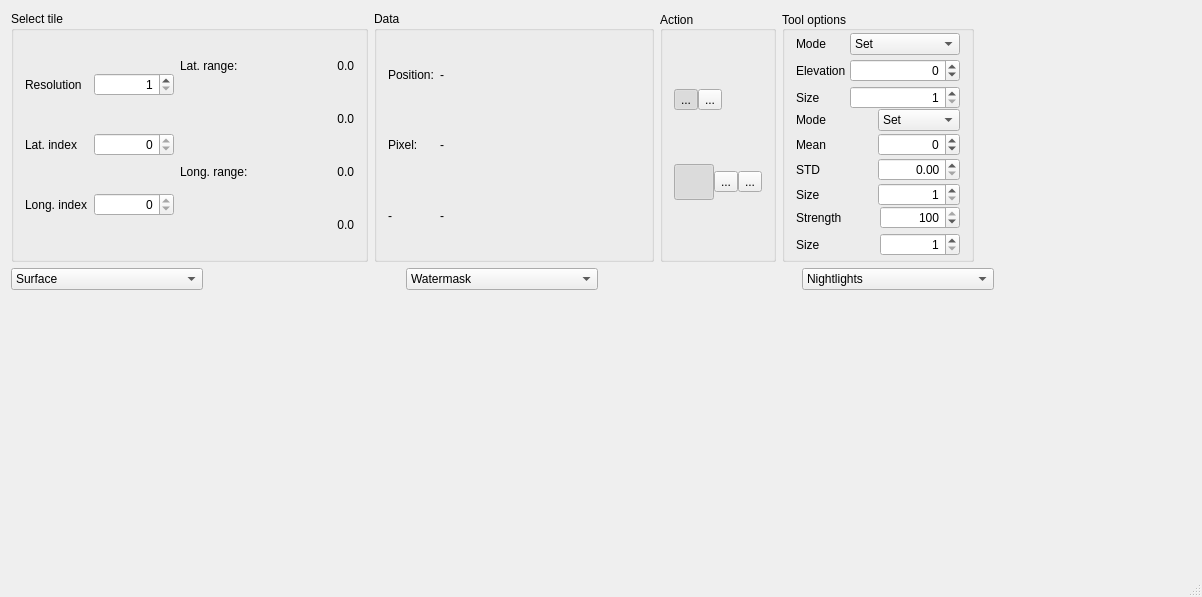
<?xml version="1.0" encoding="UTF-8"?>
<ui version="4.0">
 <class>tileedit</class>
 <widget class="QMainWindow" name="tileedit">
  <property name="geometry">
   <rect>
    <x>0</x>
    <y>0</y>
    <width>1202</width>
    <height>597</height>
   </rect>
  </property>
  <property name="windowTitle">
   <string>Orbiter tileedit</string>
  </property>
  <property name="windowIcon">
   <iconset resource="tileedit.qrc">
    <normaloff>:/tileedit/resources/appicon32.png</normaloff>:/tileedit/resources/appicon32.png</iconset>
  </property>
  <widget class="QWidget" name="centralWidget">
   <property name="sizePolicy">
    <sizepolicy hsizetype="Preferred" vsizetype="Preferred">
     <horstretch>0</horstretch>
     <verstretch>0</verstretch>
    </sizepolicy>
   </property>
   <layout class="QGridLayout" name="gridLayout_8">
    <item row="0" column="0">
     <layout class="QHBoxLayout" name="horizontalLayout" stretch="0,0,0,0,1">
      <item>
       <widget class="QGroupBox" name="groupBox">
        <property name="title">
         <string>Select tile</string>
        </property>
        <layout class="QHBoxLayout" name="horizontalLayout_2">
         <property name="spacing">
          <number>6</number>
         </property>
         <item>
          <layout class="QGridLayout" name="gridLayout_2">
           <property name="bottomMargin">
            <number>0</number>
           </property>
           <item row="1" column="0">
            <widget class="QLabel" name="label_5">
             <property name="text">
              <string>Lat. index</string>
             </property>
            </widget>
           </item>
           <item row="0" column="0">
            <widget class="QLabel" name="label_4">
             <property name="text">
              <string>Resolution</string>
             </property>
            </widget>
           </item>
           <item row="2" column="0">
            <widget class="QLabel" name="label_6">
             <property name="text">
              <string>Long. index</string>
             </property>
            </widget>
           </item>
           <item row="0" column="1">
            <widget class="QSpinBox" name="spinResolution">
             <property name="minimumSize">
              <size>
               <width>80</width>
               <height>0</height>
              </size>
             </property>
             <property name="alignment">
              <set>Qt::AlignmentFlag::AlignRight|Qt::AlignmentFlag::AlignTrailing|Qt::AlignmentFlag::AlignVCenter</set>
             </property>
             <property name="minimum">
              <number>1</number>
             </property>
             <property name="maximum">
              <number>19</number>
             </property>
            </widget>
           </item>
           <item row="1" column="1">
            <widget class="QSpinBox" name="spinLatidx">
             <property name="minimumSize">
              <size>
               <width>80</width>
               <height>0</height>
              </size>
             </property>
             <property name="alignment">
              <set>Qt::AlignmentFlag::AlignRight|Qt::AlignmentFlag::AlignTrailing|Qt::AlignmentFlag::AlignVCenter</set>
             </property>
             <property name="maximum">
              <number>0</number>
             </property>
            </widget>
           </item>
           <item row="2" column="1">
            <widget class="QSpinBox" name="spinLngidx">
             <property name="minimumSize">
              <size>
               <width>80</width>
               <height>0</height>
              </size>
             </property>
             <property name="layoutDirection">
              <enum>Qt::LayoutDirection::LeftToRight</enum>
             </property>
             <property name="alignment">
              <set>Qt::AlignmentFlag::AlignRight|Qt::AlignmentFlag::AlignTrailing|Qt::AlignmentFlag::AlignVCenter</set>
             </property>
             <property name="maximum">
              <number>0</number>
             </property>
            </widget>
           </item>
          </layout>
         </item>
         <item>
          <layout class="QGridLayout" name="gridLayout_3">
           <item row="0" column="0">
            <widget class="QLabel" name="label_7">
             <property name="text">
              <string>Lat. range:</string>
             </property>
            </widget>
           </item>
           <item row="1" column="1">
            <widget class="QLabel" name="labelLatmax">
             <property name="minimumSize">
              <size>
               <width>100</width>
               <height>0</height>
              </size>
             </property>
             <property name="text">
              <string>0.0</string>
             </property>
             <property name="alignment">
              <set>Qt::AlignmentFlag::AlignRight|Qt::AlignmentFlag::AlignTrailing|Qt::AlignmentFlag::AlignVCenter</set>
             </property>
            </widget>
           </item>
           <item row="0" column="1">
            <widget class="QLabel" name="labelLatmin">
             <property name="minimumSize">
              <size>
               <width>100</width>
               <height>0</height>
              </size>
             </property>
             <property name="text">
              <string>0.0</string>
             </property>
             <property name="alignment">
              <set>Qt::AlignmentFlag::AlignRight|Qt::AlignmentFlag::AlignTrailing|Qt::AlignmentFlag::AlignVCenter</set>
             </property>
            </widget>
           </item>
           <item row="2" column="1">
            <widget class="QLabel" name="labelLngmin">
             <property name="minimumSize">
              <size>
               <width>100</width>
               <height>0</height>
              </size>
             </property>
             <property name="text">
              <string>0.0</string>
             </property>
             <property name="alignment">
              <set>Qt::AlignmentFlag::AlignRight|Qt::AlignmentFlag::AlignTrailing|Qt::AlignmentFlag::AlignVCenter</set>
             </property>
            </widget>
           </item>
           <item row="2" column="0">
            <widget class="QLabel" name="label_11">
             <property name="text">
              <string>Long. range:</string>
             </property>
            </widget>
           </item>
           <item row="3" column="1">
            <widget class="QLabel" name="labelLngmax">
             <property name="minimumSize">
              <size>
               <width>100</width>
               <height>0</height>
              </size>
             </property>
             <property name="text">
              <string>0.0</string>
             </property>
             <property name="alignment">
              <set>Qt::AlignmentFlag::AlignRight|Qt::AlignmentFlag::AlignTrailing|Qt::AlignmentFlag::AlignVCenter</set>
             </property>
            </widget>
           </item>
          </layout>
         </item>
        </layout>
       </widget>
      </item>
      <item>
       <widget class="QGroupBox" name="groupTileData">
        <property name="title">
         <string>Data</string>
        </property>
        <layout class="QGridLayout" name="gridLayout_5">
         <item row="1" column="1">
          <widget class="QLabel" name="labelData2">
           <property name="text">
            <string>-</string>
           </property>
          </widget>
         </item>
         <item row="1" column="0">
          <widget class="QLabel" name="labelKey2">
           <property name="text">
            <string>Pixel:</string>
           </property>
          </widget>
         </item>
         <item row="0" column="0">
          <widget class="QLabel" name="labelKey1">
           <property name="text">
            <string>Position:</string>
           </property>
          </widget>
         </item>
         <item row="0" column="1">
          <widget class="QLabel" name="labelData1">
           <property name="minimumSize">
            <size>
             <width>200</width>
             <height>0</height>
            </size>
           </property>
           <property name="text">
            <string>-</string>
           </property>
          </widget>
         </item>
         <item row="2" column="0">
          <widget class="QLabel" name="labelKey3">
           <property name="text">
            <string>-</string>
           </property>
          </widget>
         </item>
         <item row="2" column="1">
          <widget class="QLabel" name="labelData3">
           <property name="text">
            <string>-</string>
           </property>
          </widget>
         </item>
        </layout>
       </widget>
      </item>
      <item>
       <widget class="QGroupBox" name="groupBox_3">
        <property name="minimumSize">
         <size>
          <width>0</width>
          <height>0</height>
         </size>
        </property>
        <property name="title">
         <string>Action</string>
        </property>
        <property name="alignment">
         <set>Qt::AlignmentFlag::AlignLeading|Qt::AlignmentFlag::AlignLeft|Qt::AlignmentFlag::AlignVCenter</set>
        </property>
        <property name="flat">
         <bool>false</bool>
        </property>
        <layout class="QVBoxLayout" name="verticalLayout_2">
         <property name="spacing">
          <number>0</number>
         </property>
         <property name="topMargin">
          <number>4</number>
         </property>
         <property name="bottomMargin">
          <number>4</number>
         </property>
         <item>
          <layout class="QHBoxLayout" name="horizontalLayout_6">
           <property name="spacing">
            <number>0</number>
           </property>
           <property name="bottomMargin">
            <number>0</number>
           </property>
           <item>
            <widget class="QToolButton" name="btnActionNavigate">
             <property name="toolTip">
              <string>Navigate</string>
             </property>
             <property name="text">
              <string>...</string>
             </property>
             <property name="icon">
              <iconset resource="tileedit.qrc">
               <normaloff>:/tileedit/resources/icon_navigate_inactive.png</normaloff>
               <normalon>:/tileedit/resources/icon_navigate.png</normalon>
               <disabledoff>:/tileedit/resources/icon_navigate.png</disabledoff>
               <disabledon>:/tileedit/resources/icon_navigate.png</disabledon>
               <activeoff>:/tileedit/resources/icon_navigate.png</activeoff>
               <activeon>:/tileedit/resources/icon_navigate.png</activeon>
               <selectedoff>:/tileedit/resources/icon_navigate.png</selectedoff>
               <selectedon>:/tileedit/resources/icon_navigate.png</selectedon>:/tileedit/resources/icon_navigate_inactive.png</iconset>
             </property>
             <property name="iconSize">
              <size>
               <width>32</width>
               <height>32</height>
              </size>
             </property>
             <property name="checkable">
              <bool>true</bool>
             </property>
             <property name="checked">
              <bool>true</bool>
             </property>
             <property name="autoExclusive">
              <bool>true</bool>
             </property>
             <attribute name="buttonGroup">
              <string notr="true">bgrpAction</string>
             </attribute>
            </widget>
           </item>
           <item>
            <widget class="QToolButton" name="btnActionElevEdit">
             <property name="toolTip">
              <string>Edit elevation</string>
             </property>
             <property name="text">
              <string>...</string>
             </property>
             <property name="icon">
              <iconset resource="tileedit.qrc">
               <normaloff>:/tileedit/resources/icon_elevedit_inactive.png</normaloff>
               <normalon>:/tileedit/resources/icon_elevedit.png</normalon>
               <disabledon>:/tileedit/resources/icon_elevedit.png</disabledon>:/tileedit/resources/icon_elevedit_inactive.png</iconset>
             </property>
             <property name="iconSize">
              <size>
               <width>32</width>
               <height>32</height>
              </size>
             </property>
             <property name="checkable">
              <bool>true</bool>
             </property>
             <property name="autoExclusive">
              <bool>true</bool>
             </property>
             <attribute name="buttonGroup">
              <string notr="true">bgrpAction</string>
             </attribute>
            </widget>
           </item>
           <item>
            <spacer name="horizontalSpacer_2">
             <property name="orientation">
              <enum>Qt::Orientation::Horizontal</enum>
             </property>
             <property name="sizeType">
              <enum>QSizePolicy::Policy::MinimumExpanding</enum>
             </property>
             <property name="sizeHint" stdset="0">
              <size>
               <width>20</width>
               <height>20</height>
              </size>
             </property>
            </spacer>
           </item>
          </layout>
         </item>
         <item>
          <widget class="QWidget" name="widget" native="true">
           <property name="sizePolicy">
            <sizepolicy hsizetype="Preferred" vsizetype="Fixed">
             <horstretch>0</horstretch>
             <verstretch>0</verstretch>
            </sizepolicy>
           </property>
           <property name="minimumSize">
            <size>
             <width>0</width>
             <height>36</height>
            </size>
           </property>
           <property name="maximumSize">
            <size>
             <width>16777215</width>
             <height>36</height>
            </size>
           </property>
           <layout class="QHBoxLayout" name="horizontalLayout_8">
            <property name="spacing">
             <number>0</number>
            </property>
            <property name="leftMargin">
             <number>0</number>
            </property>
            <property name="topMargin">
             <number>0</number>
            </property>
            <property name="rightMargin">
             <number>0</number>
            </property>
            <property name="bottomMargin">
             <number>0</number>
            </property>
            <item>
             <widget class="QWidget" name="widgetElevEditTools" native="true">
              <property name="enabled">
               <bool>true</bool>
              </property>
              <layout class="QHBoxLayout" name="horizontalLayout_7">
               <property name="spacing">
                <number>0</number>
               </property>
               <property name="leftMargin">
                <number>0</number>
               </property>
               <property name="topMargin">
                <number>0</number>
               </property>
               <property name="rightMargin">
                <number>0</number>
               </property>
               <property name="bottomMargin">
                <number>0</number>
               </property>
               <item>
                <widget class="QToolButton" name="btnElevPaint">
                 <property name="toolTip">
                  <string>Paint elevation value</string>
                 </property>
                 <property name="text">
                  <string/>
                 </property>
                 <property name="icon">
                  <iconset resource="tileedit.qrc">
                   <normaloff>:/tileedit/resources/icon_elevedit_paint_inactive.png</normaloff>
                   <normalon>:/tileedit/resources/icon_elevedit_paint.png</normalon>:/tileedit/resources/icon_elevedit_paint_inactive.png</iconset>
                 </property>
                 <property name="iconSize">
                  <size>
                   <width>32</width>
                   <height>32</height>
                  </size>
                 </property>
                 <property name="checkable">
                  <bool>true</bool>
                 </property>
                 <property name="checked">
                  <bool>true</bool>
                 </property>
                 <property name="autoExclusive">
                  <bool>true</bool>
                 </property>
                 <attribute name="buttonGroup">
                  <string notr="true">bgrpEdit</string>
                 </attribute>
                </widget>
               </item>
               <item>
                <widget class="QToolButton" name="btnElevRandom">
                 <property name="toolTip">
                  <string>Paint random elevation values</string>
                 </property>
                 <property name="text">
                  <string>...</string>
                 </property>
                 <property name="icon">
                  <iconset resource="tileedit.qrc">
                   <normaloff>:/tileedit/resources/icon_elevedit_random_inactive.png</normaloff>
                   <normalon>:/tileedit/resources/icon_elevedit_random.png</normalon>:/tileedit/resources/icon_elevedit_random_inactive.png</iconset>
                 </property>
                 <property name="iconSize">
                  <size>
                   <width>32</width>
                   <height>32</height>
                  </size>
                 </property>
                 <property name="checkable">
                  <bool>true</bool>
                 </property>
                 <property name="autoExclusive">
                  <bool>true</bool>
                 </property>
                 <attribute name="buttonGroup">
                  <string notr="true">bgrpEdit</string>
                 </attribute>
                </widget>
               </item>
               <item>
                <widget class="QToolButton" name="btnElevErase">
                 <property name="toolTip">
                  <string>Erase modifications</string>
                 </property>
                 <property name="text">
                  <string>...</string>
                 </property>
                 <property name="icon">
                  <iconset resource="tileedit.qrc">
                   <normaloff>:/tileedit/resources/icon_elevedit_erase_inactive.png</normaloff>
                   <normalon>:/tileedit/resources/icon_elevedit_erase.png</normalon>:/tileedit/resources/icon_elevedit_erase_inactive.png</iconset>
                 </property>
                 <property name="iconSize">
                  <size>
                   <width>32</width>
                   <height>32</height>
                  </size>
                 </property>
                 <property name="checkable">
                  <bool>true</bool>
                 </property>
                 <property name="autoExclusive">
                  <bool>true</bool>
                 </property>
                 <attribute name="buttonGroup">
                  <string notr="true">bgrpEdit</string>
                 </attribute>
                </widget>
               </item>
              </layout>
             </widget>
            </item>
           </layout>
          </widget>
         </item>
        </layout>
       </widget>
      </item>
      <item>
       <widget class="QGroupBox" name="gboxToolOptions">
        <property name="title">
         <string>Tool options</string>
        </property>
        <property name="alignment">
         <set>Qt::AlignmentFlag::AlignLeading|Qt::AlignmentFlag::AlignLeft|Qt::AlignmentFlag::AlignVCenter</set>
        </property>
        <layout class="QVBoxLayout" name="verticalLayout_3">
         <property name="spacing">
          <number>0</number>
         </property>
         <property name="topMargin">
          <number>2</number>
         </property>
         <property name="bottomMargin">
          <number>2</number>
         </property>
         <item>
          <widget class="QWidget" name="widgetElevPaint" native="true">
           <property name="sizePolicy">
            <sizepolicy hsizetype="Preferred" vsizetype="Fixed">
             <horstretch>0</horstretch>
             <verstretch>0</verstretch>
            </sizepolicy>
           </property>
           <layout class="QGridLayout" name="gridLayout_4">
            <property name="leftMargin">
             <number>0</number>
            </property>
            <property name="topMargin">
             <number>0</number>
            </property>
            <property name="rightMargin">
             <number>0</number>
            </property>
            <property name="bottomMargin">
             <number>0</number>
            </property>
            <property name="spacing">
             <number>4</number>
            </property>
            <item row="1" column="0">
             <widget class="QLabel" name="label">
              <property name="text">
               <string>Elevation</string>
              </property>
             </widget>
            </item>
            <item row="1" column="1">
             <widget class="QSpinBox" name="spinElevPaintValue">
              <property name="alignment">
               <set>Qt::AlignmentFlag::AlignRight|Qt::AlignmentFlag::AlignTrailing|Qt::AlignmentFlag::AlignVCenter</set>
              </property>
              <property name="minimum">
               <number>-100000</number>
              </property>
              <property name="maximum">
               <number>10000</number>
              </property>
             </widget>
            </item>
            <item row="2" column="0">
             <widget class="QLabel" name="label_2">
              <property name="text">
               <string>Size</string>
              </property>
             </widget>
            </item>
            <item row="2" column="1">
             <widget class="QSpinBox" name="spinElevPaintSize">
              <property name="alignment">
               <set>Qt::AlignmentFlag::AlignRight|Qt::AlignmentFlag::AlignTrailing|Qt::AlignmentFlag::AlignVCenter</set>
              </property>
              <property name="minimum">
               <number>1</number>
              </property>
              <property name="maximum">
               <number>5</number>
              </property>
             </widget>
            </item>
            <item row="0" column="0">
             <widget class="QLabel" name="label_3">
              <property name="text">
               <string>Mode</string>
              </property>
             </widget>
            </item>
            <item row="0" column="1">
             <widget class="QComboBox" name="comboElevPaintMode">
              <item>
               <property name="text">
                <string>Set</string>
               </property>
              </item>
              <item>
               <property name="text">
                <string>Add</string>
               </property>
              </item>
              <item>
               <property name="text">
                <string>No lower than</string>
               </property>
              </item>
              <item>
               <property name="text">
                <string>No higher than</string>
               </property>
              </item>
             </widget>
            </item>
           </layout>
          </widget>
         </item>
         <item>
          <widget class="QWidget" name="widgetElevRandom" native="true">
           <layout class="QGridLayout" name="gridLayout_7" rowstretch="0,0,0,0">
            <property name="leftMargin">
             <number>0</number>
            </property>
            <property name="topMargin">
             <number>0</number>
            </property>
            <property name="rightMargin">
             <number>0</number>
            </property>
            <property name="bottomMargin">
             <number>0</number>
            </property>
            <property name="horizontalSpacing">
             <number>0</number>
            </property>
            <property name="verticalSpacing">
             <number>2</number>
            </property>
            <item row="1" column="0">
             <widget class="QLabel" name="label_10">
              <property name="text">
               <string>Mean</string>
              </property>
             </widget>
            </item>
            <item row="1" column="1">
             <widget class="QSpinBox" name="spinElevRandomValue">
              <property name="alignment">
               <set>Qt::AlignmentFlag::AlignRight|Qt::AlignmentFlag::AlignTrailing|Qt::AlignmentFlag::AlignVCenter</set>
              </property>
              <property name="minimum">
               <number>-100000</number>
              </property>
              <property name="maximum">
               <number>100000</number>
              </property>
             </widget>
            </item>
            <item row="2" column="0">
             <widget class="QLabel" name="label_12">
              <property name="text">
               <string>STD</string>
              </property>
             </widget>
            </item>
            <item row="2" column="1">
             <widget class="QDoubleSpinBox" name="dspinElevRandomStd">
              <property name="alignment">
               <set>Qt::AlignmentFlag::AlignRight|Qt::AlignmentFlag::AlignTrailing|Qt::AlignmentFlag::AlignVCenter</set>
              </property>
              <property name="maximum">
               <double>20.000000000000000</double>
              </property>
             </widget>
            </item>
            <item row="3" column="0">
             <widget class="QLabel" name="label_13">
              <property name="text">
               <string>Size</string>
              </property>
             </widget>
            </item>
            <item row="3" column="1">
             <widget class="QSpinBox" name="spinElevRandomSize">
              <property name="alignment">
               <set>Qt::AlignmentFlag::AlignRight|Qt::AlignmentFlag::AlignTrailing|Qt::AlignmentFlag::AlignVCenter</set>
              </property>
              <property name="minimum">
               <number>1</number>
              </property>
              <property name="maximum">
               <number>100</number>
              </property>
             </widget>
            </item>
            <item row="0" column="0">
             <widget class="QLabel" name="label_14">
              <property name="text">
               <string>Mode</string>
              </property>
             </widget>
            </item>
            <item row="0" column="1">
             <widget class="QComboBox" name="comboElevRandomMode">
              <item>
               <property name="text">
                <string>Set</string>
               </property>
              </item>
              <item>
               <property name="text">
                <string>Add</string>
               </property>
              </item>
             </widget>
            </item>
           </layout>
          </widget>
         </item>
         <item>
          <widget class="QWidget" name="widgetElevErase" native="true">
           <layout class="QGridLayout" name="gridLayout_6">
            <property name="leftMargin">
             <number>0</number>
            </property>
            <property name="topMargin">
             <number>0</number>
            </property>
            <property name="rightMargin">
             <number>0</number>
            </property>
            <property name="bottomMargin">
             <number>0</number>
            </property>
            <property name="spacing">
             <number>4</number>
            </property>
            <item row="1" column="0">
             <widget class="QLabel" name="label_8">
              <property name="minimumSize">
               <size>
                <width>0</width>
                <height>0</height>
               </size>
              </property>
              <property name="text">
               <string>Size</string>
              </property>
             </widget>
            </item>
            <item row="1" column="1">
             <widget class="QSpinBox" name="spinElevEraseSize">
              <property name="minimumSize">
               <size>
                <width>0</width>
                <height>0</height>
               </size>
              </property>
              <property name="alignment">
               <set>Qt::AlignmentFlag::AlignRight|Qt::AlignmentFlag::AlignTrailing|Qt::AlignmentFlag::AlignVCenter</set>
              </property>
              <property name="minimum">
               <number>1</number>
              </property>
              <property name="maximum">
               <number>5</number>
              </property>
             </widget>
            </item>
            <item row="0" column="0">
             <widget class="QLabel" name="label_9">
              <property name="text">
               <string>Strength</string>
              </property>
             </widget>
            </item>
            <item row="0" column="1">
             <widget class="QSpinBox" name="spinElevEraseStrength">
              <property name="alignment">
               <set>Qt::AlignmentFlag::AlignRight|Qt::AlignmentFlag::AlignTrailing|Qt::AlignmentFlag::AlignVCenter</set>
              </property>
              <property name="minimum">
               <number>1</number>
              </property>
              <property name="maximum">
               <number>100</number>
              </property>
              <property name="value">
               <number>100</number>
              </property>
             </widget>
            </item>
           </layout>
          </widget>
         </item>
         <item>
          <spacer name="verticalSpacer">
           <property name="orientation">
            <enum>Qt::Orientation::Vertical</enum>
           </property>
           <property name="sizeType">
            <enum>QSizePolicy::Policy::Ignored</enum>
           </property>
           <property name="sizeHint" stdset="0">
            <size>
             <width>20</width>
             <height>1</height>
            </size>
           </property>
          </spacer>
         </item>
        </layout>
       </widget>
      </item>
      <item>
       <spacer name="horizontalSpacer">
        <property name="orientation">
         <enum>Qt::Orientation::Horizontal</enum>
        </property>
        <property name="sizeHint" stdset="0">
         <size>
          <width>40</width>
          <height>20</height>
         </size>
        </property>
       </spacer>
      </item>
     </layout>
    </item>
    <item row="1" column="0">
     <layout class="QGridLayout" name="gridLayout" rowstretch="0,0,0" columnstretch="0,0,0">
      <property name="sizeConstraint">
       <enum>QLayout::SizeConstraint::SetFixedSize</enum>
      </property>
      <property name="bottomMargin">
       <number>0</number>
      </property>
      <item row="2" column="1">
       <widget class="Colorbar" name="widgetColourbar1" native="true">
        <property name="minimumSize">
         <size>
          <width>0</width>
          <height>34</height>
         </size>
        </property>
       </widget>
      </item>
      <item row="1" column="0">
       <widget class="TileCanvas" name="widgetCanvas0" native="true">
        <property name="sizePolicy">
         <sizepolicy hsizetype="Preferred" vsizetype="Preferred">
          <horstretch>0</horstretch>
          <verstretch>1</verstretch>
         </sizepolicy>
        </property>
       </widget>
      </item>
      <item row="0" column="1">
       <layout class="QHBoxLayout" name="horizontalLayout_4">
        <item>
         <widget class="QComboBox" name="comboLayerType1">
          <property name="sizePolicy">
           <sizepolicy hsizetype="Preferred" vsizetype="Preferred">
            <horstretch>0</horstretch>
            <verstretch>0</verstretch>
           </sizepolicy>
          </property>
          <property name="currentIndex">
           <number>1</number>
          </property>
          <item>
           <property name="text">
            <string>Surface</string>
           </property>
          </item>
          <item>
           <property name="text">
            <string>Watermask</string>
           </property>
          </item>
          <item>
           <property name="text">
            <string>Nightlights</string>
           </property>
          </item>
          <item>
           <property name="text">
            <string>Elevation</string>
           </property>
          </item>
          <item>
           <property name="text">
            <string>Elevation_mod</string>
           </property>
          </item>
         </widget>
        </item>
        <item>
         <widget class="QLabel" name="labelFileId1">
          <property name="text">
           <string/>
          </property>
          <property name="textFormat">
           <enum>Qt::TextFormat::PlainText</enum>
          </property>
          <property name="alignment">
           <set>Qt::AlignmentFlag::AlignRight|Qt::AlignmentFlag::AlignTrailing|Qt::AlignmentFlag::AlignVCenter</set>
          </property>
         </widget>
        </item>
       </layout>
      </item>
      <item row="0" column="0">
       <layout class="QHBoxLayout" name="horizontalLayout_3">
        <item>
         <widget class="QComboBox" name="comboLayerType0">
          <property name="sizePolicy">
           <sizepolicy hsizetype="Preferred" vsizetype="Preferred">
            <horstretch>0</horstretch>
            <verstretch>0</verstretch>
           </sizepolicy>
          </property>
          <item>
           <property name="text">
            <string>Surface</string>
           </property>
          </item>
          <item>
           <property name="text">
            <string>Watermask</string>
           </property>
          </item>
          <item>
           <property name="text">
            <string>Nightlights</string>
           </property>
          </item>
          <item>
           <property name="text">
            <string>Elevation</string>
           </property>
          </item>
          <item>
           <property name="text">
            <string>Elevation_mod</string>
           </property>
          </item>
         </widget>
        </item>
        <item>
         <widget class="QLabel" name="labelFileId0">
          <property name="sizePolicy">
           <sizepolicy hsizetype="Preferred" vsizetype="Preferred">
            <horstretch>0</horstretch>
            <verstretch>0</verstretch>
           </sizepolicy>
          </property>
          <property name="text">
           <string/>
          </property>
          <property name="textFormat">
           <enum>Qt::TextFormat::PlainText</enum>
          </property>
          <property name="alignment">
           <set>Qt::AlignmentFlag::AlignRight|Qt::AlignmentFlag::AlignTrailing|Qt::AlignmentFlag::AlignVCenter</set>
          </property>
         </widget>
        </item>
       </layout>
      </item>
      <item row="2" column="0">
       <widget class="Colorbar" name="widgetColourbar0" native="true">
        <property name="minimumSize">
         <size>
          <width>0</width>
          <height>34</height>
         </size>
        </property>
       </widget>
      </item>
      <item row="0" column="2">
       <layout class="QHBoxLayout" name="horizontalLayout_5">
        <item>
         <widget class="QComboBox" name="comboLayerType2">
          <property name="sizePolicy">
           <sizepolicy hsizetype="Preferred" vsizetype="Preferred">
            <horstretch>0</horstretch>
            <verstretch>0</verstretch>
           </sizepolicy>
          </property>
          <property name="currentIndex">
           <number>2</number>
          </property>
          <item>
           <property name="text">
            <string>Surface</string>
           </property>
          </item>
          <item>
           <property name="text">
            <string>Watermask</string>
           </property>
          </item>
          <item>
           <property name="text">
            <string>Nightlights</string>
           </property>
          </item>
          <item>
           <property name="text">
            <string>Elevation</string>
           </property>
          </item>
          <item>
           <property name="text">
            <string>Elevation_mod</string>
           </property>
          </item>
         </widget>
        </item>
        <item>
         <widget class="QLabel" name="labelFileId2">
          <property name="text">
           <string/>
          </property>
          <property name="textFormat">
           <enum>Qt::TextFormat::PlainText</enum>
          </property>
          <property name="alignment">
           <set>Qt::AlignmentFlag::AlignRight|Qt::AlignmentFlag::AlignTrailing|Qt::AlignmentFlag::AlignVCenter</set>
          </property>
         </widget>
        </item>
       </layout>
      </item>
      <item row="1" column="1">
       <widget class="TileCanvas" name="widgetCanvas1" native="true">
        <property name="sizePolicy">
         <sizepolicy hsizetype="Preferred" vsizetype="Preferred">
          <horstretch>0</horstretch>
          <verstretch>1</verstretch>
         </sizepolicy>
        </property>
       </widget>
      </item>
      <item row="1" column="2">
       <widget class="TileCanvas" name="widgetCanvas2" native="true">
        <property name="sizePolicy">
         <sizepolicy hsizetype="Preferred" vsizetype="Preferred">
          <horstretch>0</horstretch>
          <verstretch>1</verstretch>
         </sizepolicy>
        </property>
       </widget>
      </item>
      <item row="2" column="2">
       <widget class="Colorbar" name="widgetColourbar2" native="true">
        <property name="minimumSize">
         <size>
          <width>0</width>
          <height>34</height>
         </size>
        </property>
       </widget>
      </item>
     </layout>
    </item>
   </layout>
  </widget>
  <widget class="QMenuBar" name="menuBar">
   <property name="geometry">
    <rect>
     <x>0</x>
     <y>0</y>
     <width>1202</width>
     <height>22</height>
    </rect>
   </property>
   <property name="nativeMenuBar">
    <bool>true</bool>
   </property>
  </widget>
  <widget class="QStatusBar" name="statusBar"/>
 </widget>
 <layoutdefault spacing="6" margin="11"/>
 <customwidgets>
  <customwidget>
   <class>TileCanvas</class>
   <extends>QWidget</extends>
   <header>tilecanvas.h</header>
   <container>1</container>
  </customwidget>
  <customwidget>
   <class>Colorbar</class>
   <extends>QWidget</extends>
   <header>colorbar.h</header>
   <container>1</container>
  </customwidget>
 </customwidgets>
 <resources>
  <include location="tileedit.qrc"/>
 </resources>
 <connections/>
 <buttongroups>
  <buttongroup name="bgrpEdit"/>
  <buttongroup name="bgrpAction"/>
 </buttongroups>
</ui>
